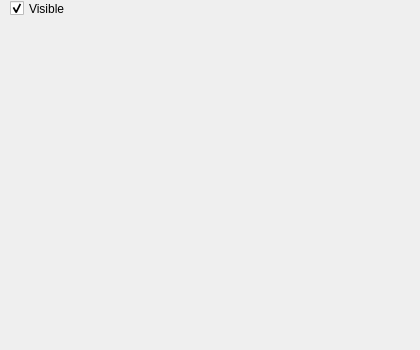
      <widget class="QWidget" name="tab_basic_node">
       <attribute name="title">
        <string>SceneNode</string>
       </attribute>
       <widget class="gui::colorpicker::ColorPicker" name="clpSceneNodeColor" native="true">
        <property name="geometry">
         <rect>
          <x>10</x>
          <y>130</y>
          <width>401</width>
          <height>211</height>
         </rect>
        </property>
       </widget>
       <widget class="gui::rectwidget::RectWidget" name="rwSceneNodeRect" native="true">
        <property name="geometry">
         <rect>
          <x>10</x>
          <y>20</y>
          <width>401</width>
          <height>71</height>
         </rect>
        </property>
       </widget>
       <widget class="gui::anglewidget::AngleWidget" name="awSceneNodeAngle" native="true">
        <property name="geometry">
         <rect>
          <x>10</x>
          <y>90</y>
          <width>401</width>
          <height>41</height>
         </rect>
        </property>
       </widget>
       <widget class="QCheckBox" name="cbSceneNodeVisible">
        <property name="geometry">
         <rect>
          <x>10</x>
          <y>0</y>
          <width>131</width>
          <height>17</height>
         </rect>
        </property>
        <property name="text">
         <string>Visible</string>
        </property>
        <property name="checked">
         <bool>true</bool>
        </property>
       </widget>
      </widget>
